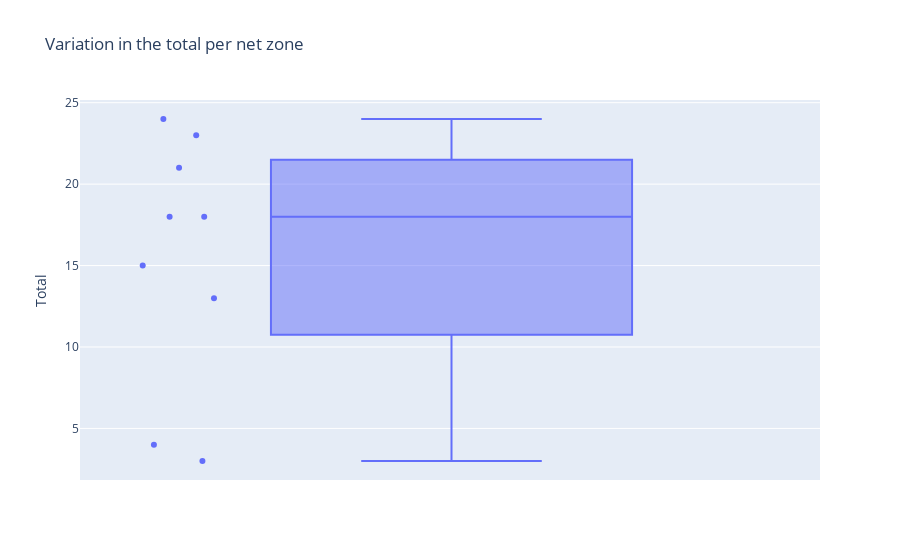

Write notebook code for a chart like this one.
### Code cell
px.box(goals_df, y="Total", points="all", hover_data=["Zone"], title="Variation in the total per net zone")

### Figure 1 — Plotly figure (JSON) as saved in the notebook; plotly's stock layout.template omitted (floating-point values rounded to 4 significant figures)
{"data": [{"alignmentgroup": "True", "boxpoints": "all", "customdata": [["seven"], ["three"], ["eight"], ["one"], ["nine"], ["four"], ["six"], ["five"], ["two"]], "hovertemplate": "Total=%{y}<br>Zone=%{customdata[0]}<extra></extra>", "legendgroup": "", "marker": {"color": "#636efa"}, "name": "", "notched": false, "offsetgroup": "", "orientation": "v", "showlegend": false, "type": "box", "x0": " ", "xaxis": "x", "y": [24, 23, 21, 18, 18, 15, 13, 4, 3], "y0": " ", "yaxis": "y"}], "layout": {"boxmode": "group", "legend": {"tracegroupgap": 0}, "title": {"text": "Variation in the total per net zone"}, "xaxis": {"anchor": "y", "domain": [0, 1]}, "yaxis": {"anchor": "x", "domain": [0, 1], "title": {"text": "Total"}}}}
